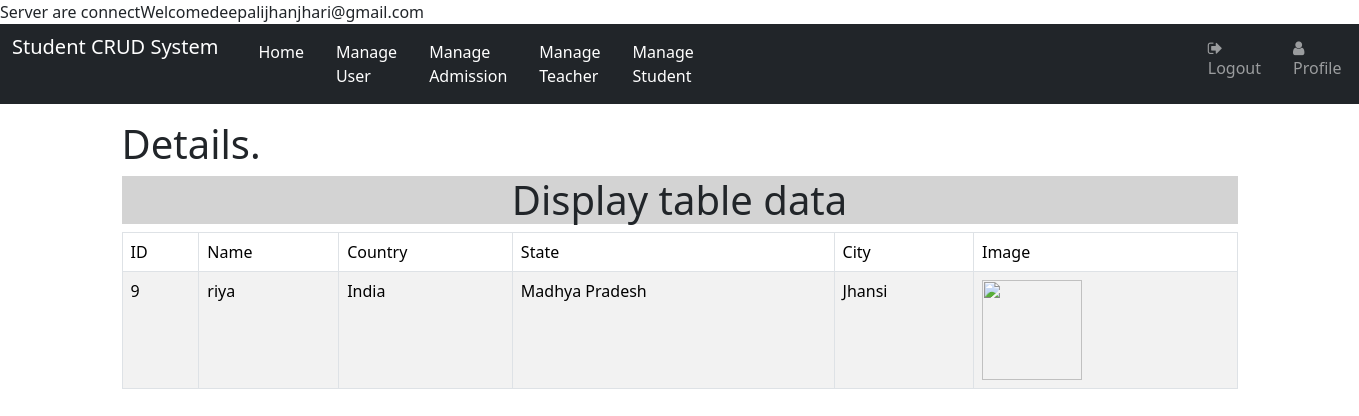
/read.php?id=9 (signed in), run on the app's committed database.
### tables this page shows
CREATE TABLE `user` (
  `id` int(5) NOT NULL,
  `city` varchar(255) NOT NULL,
  `class` enum('','1','2','3','4','5','6','7','8','9','10','11','12') NOT NULL,
  `section` enum('','A','B','C') NOT NULL,
  `country` varchar(255) NOT NULL,
  `email` varchar(255) NOT NULL,
  `name` varchar(255) NOT NULL,
  `Role` enum('user','teacher','admin','student','admission') NOT NULL DEFAULT 'user',
  `userimage` varchar(255) NOT NULL,
  `password` varchar(255) NOT NULL,
  `subject` enum('physics','maths','chemestry') NOT NULL,
  `state` varchar(255) NOT NULL,
  `rollno` int(20) NOT NULL
);

### read.php (the view, shortened to what this page needs)
<?php
include'dbcon.php';
if(!($_SESSION['Email']))
{
  header('location:login.php');
}
else
{
  echo "Welcome".$_SESSION['Email'];
}
$id = $_GET['id'];
$sql = "select * from user where id='$id'";
$res = mysqli_query($con, $sql);
$data = mysqli_fetch_array($res);
$name = $data['name'];
$country = $data['country'];
$state = $data['state'];
$city = $data['city'];
$image = $data['userimage'];
?>
<html>
<head>
   <link rel="stylesheet" type="text/css" href="css/bootstrap.min.css">
   <link  rel="stylesheet" href="style.css" type="text/css">
   <link rel="stylesheet" href="https://cdnjs.cloudflare.com/ajax/libs/font-awesome/4.7.0/css/font-awesome.min.css">
 </head>
 <body>
  <?php
  include "navbar.php";
  ?>
  <div class="container">
     <h1 class="mt-3 ">Details.</h1>
      <div class="col-lg-12">
     <h1 style="background-color:lightgrey" align="center"> Display table data</h1>
     <table class="table table-striped table-hover table-bordered">
        <thead>
            <tr>
              <td>ID</td>
              <td>Name</td>
              <td>Country</td>
              <td>State</td>
              <td>City</td>
              <td>Image</td>
            </tr>
        </thead>
        <tbody>
            <tr>
                            <td><?php echo $id;?></td>
                            <td><?php echo $name;?></td>
                            <td><?php echo $country;?></td>
                            <td><?php echo $state;?></td>
                            <td><?php echo $city;?></td>
                            <td><img src="pics/<?php echo $image?>" width="100" height="100"></td>
                        </tr>
        </tbody>
     </table>
   </div>
   </div>
 </body>
 </html>

### data on the page
user: name "riya", country "India", state "Madhya Pradesh", city "Jhansi"

### other printed values
$_SESSION['Email'] "deepalijhanjhari@gmail.com"
$id "9"
